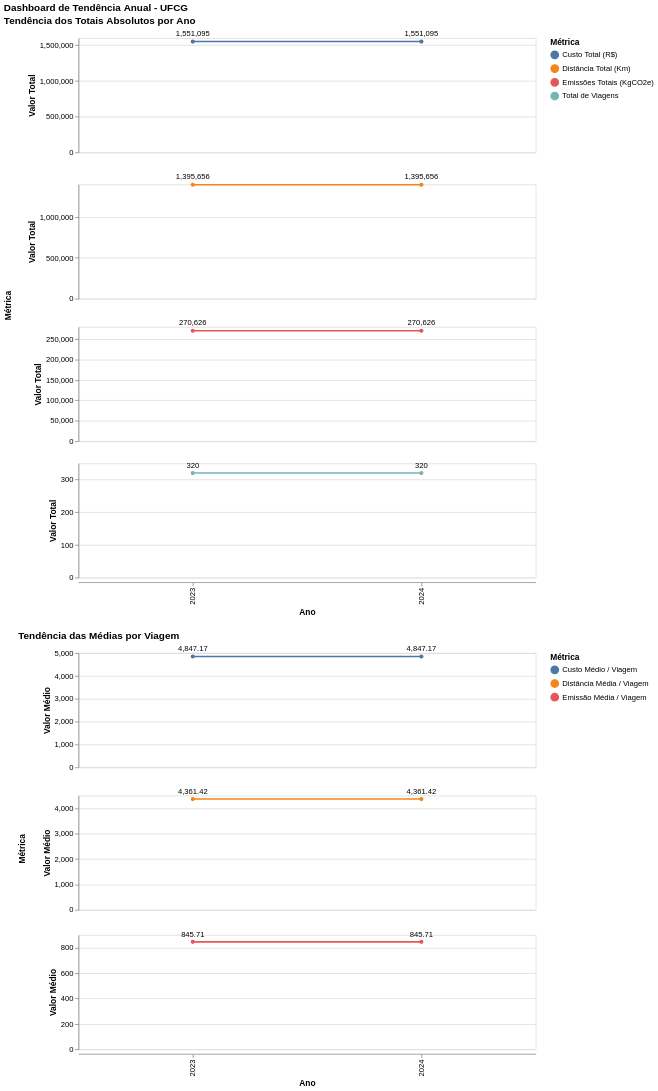

The code cell stored with this chart in its notebook:
### Code cell
dashboard_tendencia

### Figure 1 — Vega-Lite specification as saved in the notebook (floating-point values rounded to 4 significant figures)
{"config": {"view": {"continuousWidth": 300, "continuousHeight": 300}}, "vconcat": [{"data": {"name": "data-ae879d3d9db8d3daf7d3b4e57578d9d3"}, "facet": {"row": {"field": "Rótulo", "header": {"labels": false, "titleOrient": "left"}, "title": "Métrica", "type": "nominal"}}, "spec": {"layer": [{"mark": {"type": "line", "point": true}, "encoding": {"color": {"field": "Rótulo", "title": "Métrica", "type": "nominal"}, "tooltip": [{"field": "Ano", "type": "ordinal"}, {"field": "Rótulo", "title": "Métrica", "type": "nominal"}, {"field": "Valor_Numerico", "format": ",.0f", "title": "Valor", "type": "quantitative"}], "x": {"axis": {"title": "Ano"}, "field": "Ano", "type": "ordinal"}, "y": {"axis": {"title": "Valor Total"}, "field": "Valor_Numerico", "type": "quantitative"}}}, {"mark": {"type": "text", "align": "center", "dy": -10, "fontSize": 10}, "encoding": {"color": {"value": "black"}, "text": {"field": "Valor_Numerico", "format": ",.0f", "type": "quantitative"}, "tooltip": [{"field": "Ano", "type": "ordinal"}, {"field": "Rótulo", "title": "Métrica", "type": "nominal"}, {"field": "Valor_Numerico", "format": ",.0f", "title": "Valor", "type": "quantitative"}], "x": {"axis": {"title": "Ano"}, "field": "Ano", "type": "ordinal"}, "y": {"axis": {"title": "Valor Total"}, "field": "Valor_Numerico", "type": "quantitative"}}}], "height": 150, "width": 600}, "resolve": {"scale": {"y": "independent"}}, "title": "Tendência dos Totais Absolutos por Ano"}, {"data": {"name": "data-96799415f673053b6f4eb6e65dc4e408"}, "facet": {"row": {"field": "Rótulo", "header": {"labels": false, "titleOrient": "left"}, "title": "Métrica", "type": "nominal"}}, "spec": {"layer": [{"mark": {"type": "line", "point": true}, "encoding": {"color": {"field": "Rótulo", "title": "Métrica", "type": "nominal"}, "tooltip": [{"field": "Ano", "type": "ordinal"}, {"field": "Rótulo", "title": "Métrica", "type": "nominal"}, {"field": "Valor_Numerico", "format": ",.2f", "title": "Valor", "type": "quantitative"}], "x": {"axis": {"title": "Ano"}, "field": "Ano", "type": "ordinal"}, "y": {"axis": {"title": "Valor Médio"}, "field": "Valor_Numerico", "type": "quantitative"}}}, {"mark": {"type": "text", "align": "center", "dy": -10, "fontSize": 10}, "encoding": {"color": {"value": "black"}, "text": {"field": "Valor_Numerico", "format": ",.2f", "type": "quantitative"}, "tooltip": [{"field": "Ano", "type": "ordinal"}, {"field": "Rótulo", "title": "Métrica", "type": "nominal"}, {"field": "Valor_Numerico", "format": ",.2f", "title": "Valor", "type": "quantitative"}], "x": {"axis": {"title": "Ano"}, "field": "Ano", "type": "ordinal"}, "y": {"axis": {"title": "Valor Médio"}, "field": "Valor_Numerico", "type": "quantitative"}}}], "height": 150, "width": 600}, "resolve": {"scale": {"y": "independent"}}, "title": "Tendência das Médias por Viagem"}], "resolve": {"scale": {"color": "independent"}}, "title": "Dashboard de Tendência Anual - UFCG", "$schema": "https://vega.github.io/schema/vega-lite/v5.20.1.json", "datasets": {"data-ae879d3d9db8d3daf7d3b4e57578d9d3": [{"Indicador/Métrica": "ED1.1_Total_Emissions_KgCO2eq", "Tipo": "Métrica Bruta", "Valor": "270,626.40 KgCO2eq", "Ano": 2023, "Valor_Numerico": 270600.0, "Rótulo": "Emissões Totais (KgCO2e)"}, {"Indicador/Métrica": "ED2.1_Total_Costs_R$", "Tipo": "Métrica Bruta", "Valor": "R$ 1,551,094.54", "Ano": 2023, "Valor_Numerico": 1551000.0, "Rótulo": "Custo Total (R$)"}, {"Indicador/Métrica": "ED2.3_Total_Trips", "Tipo": "Métrica Bruta", "Valor": "320", "Ano": 2023, "Valor_Numerico": 320.0, "Rótulo": "Total de Viagens"}, {"Indicador/Métrica": "ED3.1_Total_Distance_Km", "Tipo": "Métrica Bruta", "Valor": "1,395,655.58 Km", "Ano": 2023, "Valor_Numerico": 1396000.0, "Rótulo": "Distância Total (Km)"}, {"Indicador/Métrica": "ED1.1_Total_Emissions_KgCO2eq", "Tipo": "Métrica Bruta", "Valor": "270,626.40 KgCO2eq", "Ano": 2024, "Valor_Numerico": 270600.0, "Rótulo": "Emissões Totais (KgCO2e)"}, {"Indicador/Métrica": "ED2.1_Total_Costs_R$", "Tipo": "Métrica Bruta", "Valor": "R$ 1,551,094.54", "Ano": 2024, "Valor_Numerico": 1551000.0, "Rótulo": "Custo Total (R$)"}, {"Indicador/Métrica": "ED2.3_Total_Trips", "Tipo": "Métrica Bruta", "Valor": "320", "Ano": 2024, "Valor_Numerico": 320.0, "Rótulo": "Total de Viagens"}, {"Indicador/Métrica": "ED3.1_Total_Distance_Km", "Tipo": "Métrica Bruta", "Valor": "1,395,655.58 Km", "Ano": 2024, "Valor_Numerico": 1396000.0, "Rótulo": "Distância Total (Km)"}], "data-96799415f673053b6f4eb6e65dc4e408": [{"Indicador/Métrica": "ED1.4_Avg_Emissions_per_Trip", "Tipo": "Métrica Bruta", "Valor": "845.71 KgCO2eq", "Ano": 2023, "Valor_Numerico": 845.7, "Rótulo": "Emissão Média / Viagem"}, {"Indicador/Métrica": "ED2.4_Avg_Cost_per_Trip", "Tipo": "Métrica Bruta", "Valor": "R$ 4,847.17", "Ano": 2023, "Valor_Numerico": 4847.0, "Rótulo": "Custo Médio / Viagem"}, {"Indicador/Métrica": "ED3.3_Avg_Distance_per_Trip", "Tipo": "Métrica Bruta", "Valor": "4,361.42 Km", "Ano": 2023, "Valor_Numerico": 4361.0, "Rótulo": "Distância Média / Viagem"}, {"Indicador/Métrica": "ED1.4_Avg_Emissions_per_Trip", "Tipo": "Métrica Bruta", "Valor": "845.71 KgCO2eq", "Ano": 2024, "Valor_Numerico": 845.7, "Rótulo": "Emissão Média / Viagem"}, {"Indicador/Métrica": "ED2.4_Avg_Cost_per_Trip", "Tipo": "Métrica Bruta", "Valor": "R$ 4,847.17", "Ano": 2024, "Valor_Numerico": 4847.0, "Rótulo": "Custo Médio / Viagem"}, {"Indicador/Métrica": "ED3.3_Avg_Distance_per_Trip", "Tipo": "Métrica Bruta", "Valor": "4,361.42 Km", "Ano": 2024, "Valor_Numerico": 4361.0, "Rótulo": "Distância Média / Viagem"}]}}
